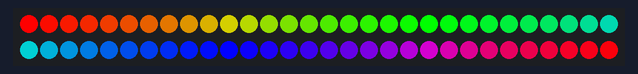
This sketch was run on a simulated Arduino Uno, built with avr-gcc and run on an emulated ATmega328P. Parts: 60 RGB LEDs in strip order, left to right, continuing on the next row.

Above: at 0.16 s.
At 4.54 s:
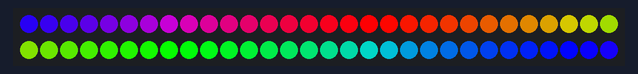
At 9.86 s:
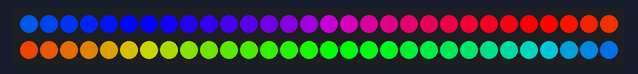
At 19.88 s:
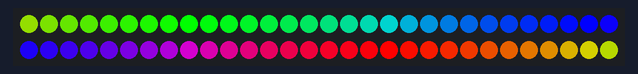
At 29.58 s:
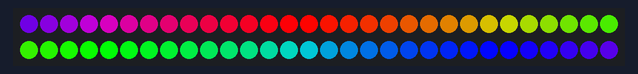
At 39.6 s:
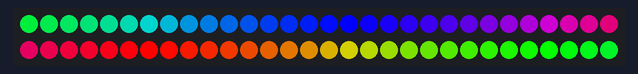

The sketch:

rainbowCornerFade.ino
```cpp
#include <Adafruit_NeoPixel.h>
#ifdef __AVR__
  #include <avr/power.h>
#endif

#define PIN 6
/*
 Description:
  This code will cause the LEDs to wipe/fade from the corner in an RGB fashion
 */
Adafruit_NeoPixel strip = Adafruit_NeoPixel(60, PIN, NEO_GRB + NEO_KHZ800);

void setup() {
  strip.begin();
  strip.show(); // Initialize all pixels to 'off'
}

//Runs Fade Effect in a loop
void loop() {
  //change fade speed Default: 20
  rainbowCycle(20);
}

// Slightly different, this makes the rainbow equally distributed throughout
void rainbowCycle(uint8_t wait) {
  uint16_t i, j;

  for(j=0; j<256*5; j++) { // 5 cycles of all colors on wheel
    for(i=0; i< strip.numPixels(); i++) {
      strip.setPixelColor(i, Wheel(((i * 256 / strip.numPixels()) + j) & 255));
    }
    strip.show();
    //Change color fall speed, near same as rainbowCycle(x); Default: wait
    delay(wait);
  }
}

// Input a value 0 to 255 to get a color value.
// The colours are a transition r - g - b - back to r.
uint32_t Wheel(byte WheelPos) {
  WheelPos = 255 - WheelPos;
  //Change this value to make it look like its raining Default: 85, 170
  if(WheelPos < 85) {
    return strip.Color(255 - WheelPos * 3, 0, WheelPos * 3);
  }
  if(WheelPos < 170) {
    WheelPos -= 85;
    return strip.Color(0, WheelPos * 3, 255 - WheelPos * 3);
  }
  WheelPos -= 170;
  return strip.Color(WheelPos * 3, 255 - WheelPos * 3, 0);
}
```
